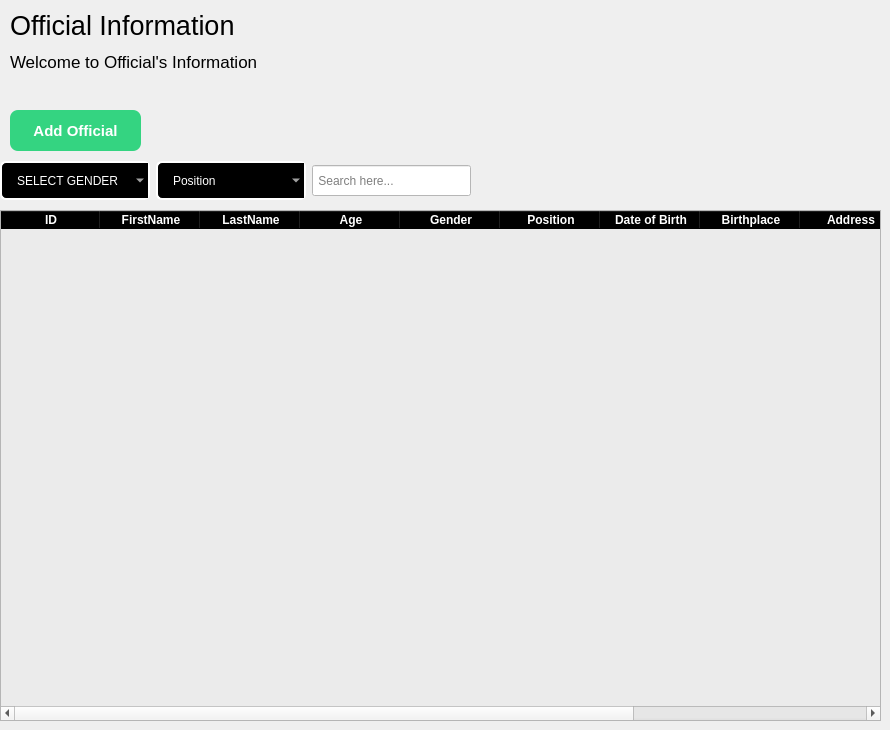
          <widget class="QWidget" name="page_2">
           <widget class="QTableWidget" name="tableWidget_2">
            <property name="geometry">
             <rect>
              <x>0</x>
              <y>210</y>
              <width>881</width>
              <height>511</height>
             </rect>
            </property>
            <property name="styleSheet">
             <string notr="true">QTableWidget{background-color: rgb(235, 235, 235);}

QHeaderView::section{

 font-weight:bold;
 background-color:black;
 color:white;

}

</string>
            </property>
            <column>
             <property name="text">
              <string>ID</string>
             </property>
            </column>
            <column>
             <property name="text">
              <string>FirstName</string>
             </property>
            </column>
            <column>
             <property name="text">
              <string>LastName</string>
             </property>
            </column>
            <column>
             <property name="text">
              <string>Age</string>
             </property>
            </column>
            <column>
             <property name="text">
              <string>Gender</string>
             </property>
            </column>
            <column>
             <property name="text">
              <string>Position</string>
             </property>
            </column>
            <column>
             <property name="text">
              <string>Date of Birth</string>
             </property>
            </column>
            <column>
             <property name="text">
              <string>Birthplace</string>
             </property>
            </column>
            <column>
             <property name="text">
              <string>Address</string>
             </property>
            </column>
            <column>
             <property name="text">
              <string>Contact</string>
             </property>
            </column>
            <column>
             <property name="text">
              <string>Email Address</string>
             </property>
            </column>
           </widget>
           <widget class="QWidget" name="layoutWidget">
            <property name="geometry">
             <rect>
              <x>0</x>
              <y>160</y>
              <width>471</width>
              <height>41</height>
             </rect>
            </property>
            <layout class="QHBoxLayout" name="horizontalLayout_7">
             <item>
              <widget class="QComboBox" name="gender_comboBox_2">
               <property name="minimumSize">
                <size>
                 <width>150</width>
                 <height>0</height>
                </size>
               </property>
               <property name="styleSheet">
                <string notr="true">QComboBox{ 
border: 2px solid white;
border-radius:6px;
padding-left: 1px 18px 1px 3px;
height: 35px;
background-color:black;
color:white;
padding-left:15px;
selection-background-color: #298089;
}</string>
               </property>
               <item>
                <property name="text">
                 <string>SELECT GENDER</string>
                </property>
               </item>
               <item>
                <property name="text">
                 <string>Male</string>
                </property>
               </item>
               <item>
                <property name="text">
                 <string>Female</string>
                </property>
               </item>
              </widget>
             </item>
             <item>
              <widget class="QComboBox" name="PWD_comboBox_2">
               <property name="minimumSize">
                <size>
                 <width>150</width>
                 <height>0</height>
                </size>
               </property>
               <property name="styleSheet">
                <string notr="true">QComboBox{ 
border: 2px solid white;
border-radius:6px;
padding-left: 1px 18px 1px 3px;
height: 35px;
background-color:black;
color:white;
padding-left:15px;
selection-background-color: #298089;
}</string>
               </property>
               <item>
                <property name="text">
                 <string>Position</string>
                </property>
               </item>
               <item>
                <property name="text">
                 <string>Yes</string>
                </property>
               </item>
               <item>
                <property name="text">
                 <string>No</string>
                </property>
               </item>
              </widget>
             </item>
             <item>
              <widget class="QLineEdit" name="lineEdit_3">
               <property name="minimumSize">
                <size>
                 <width>0</width>
                 <height>31</height>
                </size>
               </property>
               <property name="maximumSize">
                <size>
                 <width>16777215</width>
                 <height>31</height>
                </size>
               </property>
               <property name="styleSheet">
                <string notr="true">background-color: rgb(255, 255, 255);</string>
               </property>
               <property name="placeholderText">
                <string> Search here...</string>
               </property>
              </widget>
             </item>
            </layout>
           </widget>
           <widget class="QPushButton" name="add_button_2">
            <property name="geometry">
             <rect>
              <x>10</x>
              <y>110</y>
              <width>131</width>
              <height>41</height>
             </rect>
            </property>
            <property name="styleSheet">
             <string notr="true">QPushButton{
 background-color: #34D481;
 color:white;
border:none;
border-radius:8px;
font-weight: bold;
font-size: 15px;
}</string>
            </property>
            <property name="text">
             <string>Add Official</string>
            </property>
            <property name="icon">
             <iconset resource="resources.qrc">
              <normaloff>:/images/user-check-solid (1).ico</normaloff>:/images/user-check-solid (1).ico</iconset>
            </property>
           </widget>
           <widget class="QWidget" name="layoutWidget_2">
            <property name="geometry">
             <rect>
              <x>10</x>
              <y>10</y>
              <width>271</width>
              <height>67</height>
             </rect>
            </property>
            <layout class="QVBoxLayout" name="verticalLayout_14">
             <item>
              <widget class="QLabel" name="label_18">
               <property name="font">
                <font>
                 <pointsize>20</pointsize>
                </font>
               </property>
               <property name="text">
                <string>Official Information</string>
               </property>
              </widget>
             </item>
             <item>
              <widget class="QLabel" name="label_19">
               <property name="font">
                <font>
                 <pointsize>13</pointsize>
                </font>
               </property>
               <property name="text">
                <string>Welcome to Official's Information</string>
               </property>
              </widget>
             </item>
            </layout>
           </widget>
          </widget>
